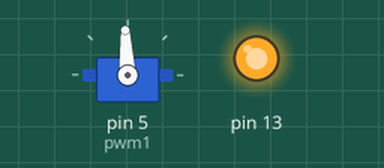
Recording of a sketch running on a simulated Arduino Uno, built with avr-gcc and run on an emulated ATmega328P. On the bench: servo, output pins drawn as LEDs (lit = HIGH).

Above: at 10.1 s.
At 11.1 s:
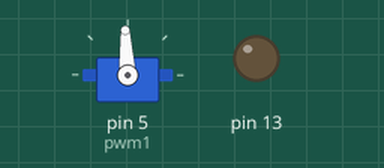
Timing chart, 0 to 12.6 s (numbered marks = the images above):
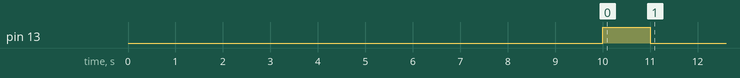

The sketch:

longboard_mjc.ino
```cpp
/*
 * Miles Chan Electric Longboard Code
 *
 * Helpful Information:
 * https://www.arduino.cc/en/Main/ArduinoBoardNano
 */

#include <Wire.h>
#include <ArduinoNunchuk.h>
#include <Servo.h>

#define BAUDRATE 19200
#define LOOP_DELAY 40

#define MAX 2000
#define MIN 1000
#define NEUTRAL 1500
#define CHUCK_MAX 255
#define CHUCK_MIN 0
#define CHUCK_NEUTRAL 128

int throttle = 0;

ArduinoNunchuk nunchuk = ArduinoNunchuk();
Servo esc1;

#define pwm1 5

void setup() {
  delay(10000); // give esc time to boot up
  Serial.begin(BAUDRATE);
  esc1.attach(pwm1);
  pinMode(13, OUTPUT);

  esc1.writeMicroseconds(NEUTRAL);
  digitalWrite(13, HIGH);
  delay(1000);
  digitalWrite(13, LOW);

  nunchuk.init();
}

void loop() {
  nunchuk.update();
  int y = nunchuk.analogY;
/*
  Serial.print("Throttle: ");
  Serial.println(y);
  Serial.print("cButton: ");
  Serial.println(nunchuk.cButton);
  Serial.print("zButton; ");
  Serial.println(nunchuk.zButton);
  */

  if (nunchuk.cButton == 1) {
    throttle = NEUTRAL;
  } else if (y > 115 && y < 135) {
    throttle = NEUTRAL;
  } else if (nunchuk.zButton == 1) {
    throttle = map(y, CHUCK_MIN, CHUCK_MAX, MIN, MAX);
  }

  esc1.writeMicroseconds(throttle);

}
```
